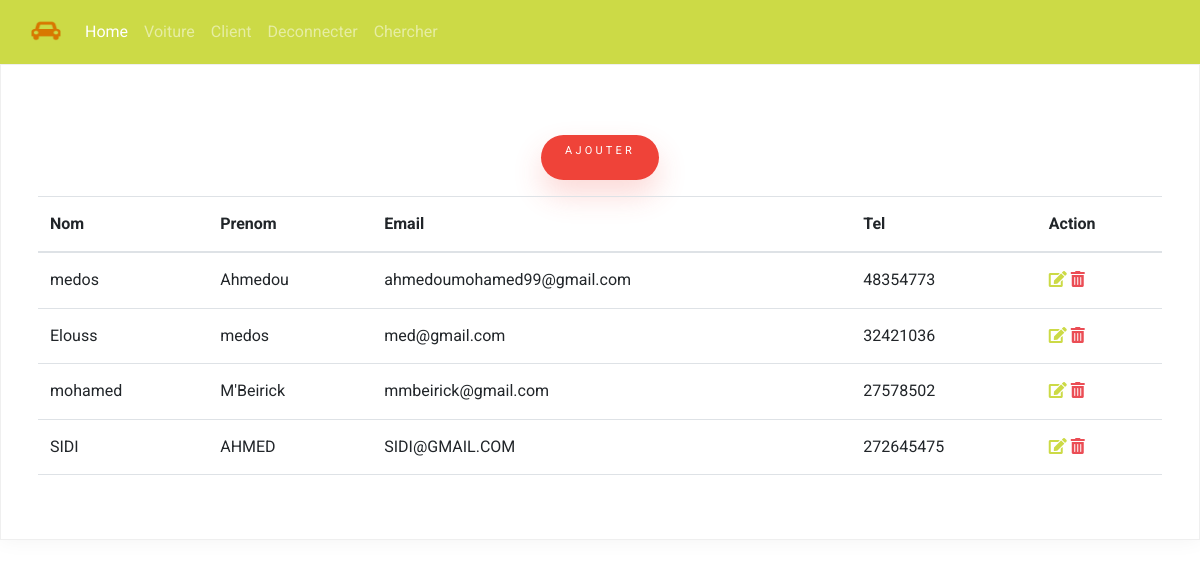
Before: /clientt/ with the older database file.
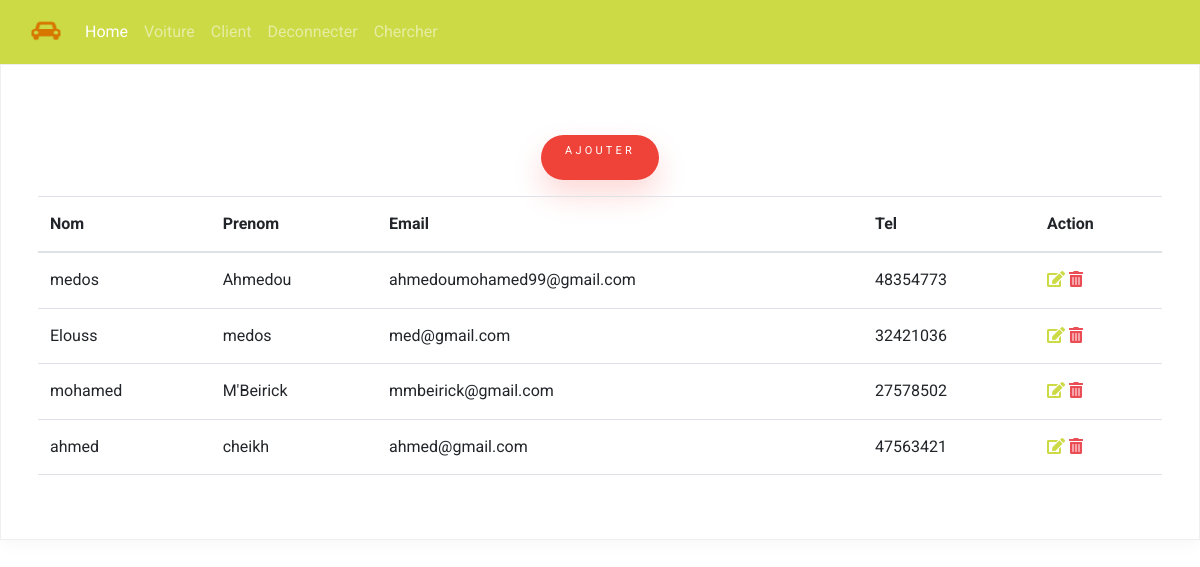
After: the same page with the newer database file.
### Bourse/models.py (models this page shows, shortened)
class Client(models.Model):
    nom = models.CharField(max_length=50)
    prenom = models.CharField(max_length=50)
    email = models.EmailField(max_length=50)
    tel = models.IntegerField()

### Bourse/views.py (the view)
# urls.py: path('clientt/',views.clientt, name="clientt"),
def clientt(request):
    clientt = Client.objects.all()
    return render(request, 'Bourse/Clientt.html',{'clientt':clientt})

### Bourse/templates/Bourse/Clientt.html (shortened to what this page needs)
{% extends 'Bourse/Principale.html' %}
{% load static%}
{% block content %}
<!doctype html>
<html lang="en">
  <head>
    <link rel="stylesheet" href="{% static 'formaj/fonts/icomoon/style.css' %}">
    <link rel="stylesheet" href="{% static 'formaj/css/bootstrap.min.css' %} ">
    <link rel="stylesheet" href="{% static 'formaj/css/style.css' %}">
  </head>
  <body>
      <div class="row align-items-stretch no-gutters contact-wrap">
        <div class="col-md-12">
          <div class="form h-100">
<div class="row" >
  <center>
  <h6 class=""><a class="btn btn-primary rounded-0 py-2 px-4" href="{% url 'Ajoutclient' %}">Ajouter</a></h6>
  </center>
<div class="container p-2">
          <table class="table">
            <thead>
           <tr>
          <th scope="col">Nom</th>
          <th scope="col">Prenom</th>
          <th scope="col">Email</th>
          <th scope="col">Tel</th>
          <th scope="col">Action</th>
        </tr>
      </thead>
      <tbody>
        {% for item in clientt %}
          <tr>
        <td>{{item.nom}}</td>
        <td>{{item.prenom}}</td>
        <td>{{item.email}}</td>
        <td>{{item.tel}}</td>
        <td>
                     <a  href="{% url 'modifierclient' item.id %}" > <i class="fas fa-edit"></i></a>
                     <a class="text-danger" href="{% url 'supprimerclient' item.id %}" ><i class="fas fa-trash-alt"></i></a>
        </td>
         </tr>
        {% endfor %}
    </tbody>
  </table>
</div>
</div>
</div>
{% endblock %}

Changed rows visible on the page:
removed Client: nom "SIDI", prenom "AHMED", email "SIDI@GMAIL.COM", tel "272645475"
added Client: nom "ahmed", prenom "cheikh", email "ahmed@gmail.com", tel "47563421"
